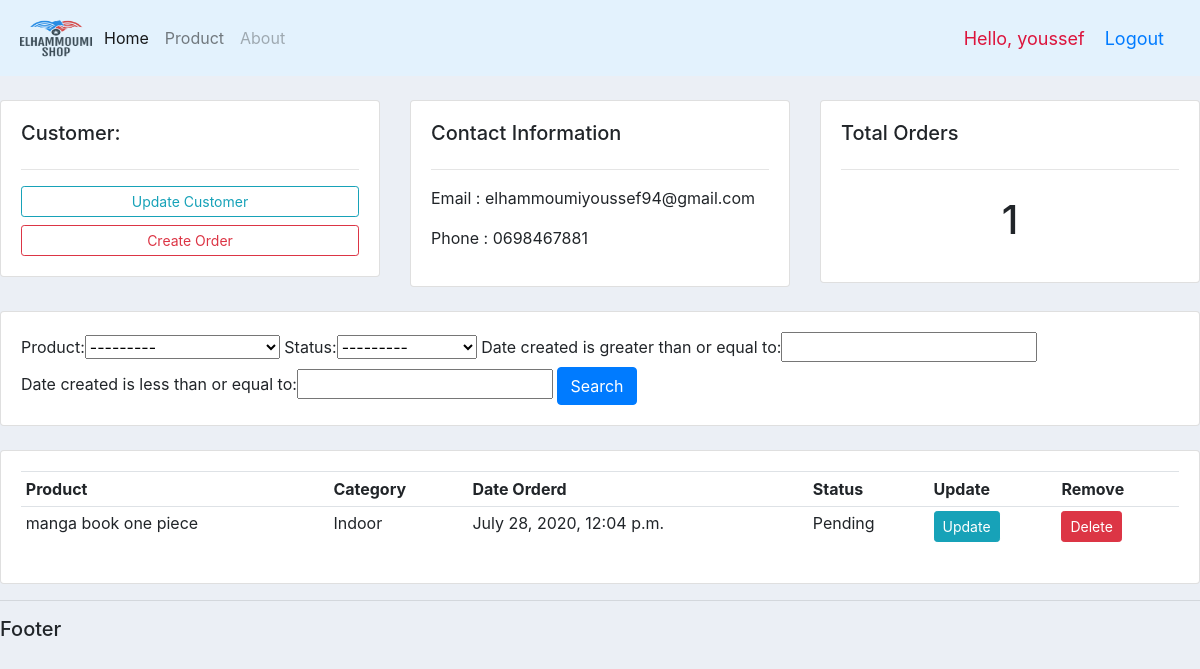
Page /customer/1 (signed in) on the committed database.
### account/models.py (models this page shows, shortened)
class Customer(models.Model):
    user = models.OneToOneField(User, null=True, blank=True, on_delete=models.CASCADE)
    name = models.CharField(max_length=200, null=True)
    phone = models.CharField(max_length=200, null=True)
    email = models.CharField(max_length=200, null=True)
    profil_img = models.ImageField(default='profil.png',null=True, blank=True)
    date_created = models.DateTimeField(auto_now_add=True, null=True)

class Order(models.Model):
    STATUS = (
        ('Pending', 'Pending'),
        ('Out for delivery', 'Out for delivery'),
        ('Delivered', 'Delivered'),
    )
    customer = models.ForeignKey(
        Customer, null=True, on_delete=models.SET_NULL)
    product = models.ForeignKey(Product, null=True, on_delete=models.SET_NULL)
    date_created = models.DateTimeField(auto_now_add=True, null=True)
    status = models.CharField(max_length=200, null=True, choices=STATUS)

class Product(models.Model):
    CATEGORY = (
        ('Indoor', 'Indoor'),
        ('Out Door', 'Out Door'),
    )
    name = models.CharField(max_length=200, null=True)
    price = models.FloatField(null=True)
    category = models.CharField(max_length=200, null=True, choices=CATEGORY)
    description = models.CharField(max_length=200, null=True)
    date_created = models.DateTimeField(auto_now_add=True, null=True)
    tags = models.ManyToManyField(Tag)
    def __str__(self):
        return self.name

### account/decorators.py (the view)
        def wrapper_func(request, *args, **kwargs):
            group = None
            if request.user.groups.exists():
                group = request.user.groups.all()[0].name
            if group in allowed_roles:
                return view_func(request, *args, **kwargs)
            else:
                return HttpResponse('You are not authorized to view this page')

### account/views.py (called while the page is built)
@login_required(login_url='login')
@allowed_users(allowed_roles=['admin'])
def customer(request, pk):
    customer = Customer.objects.get(id=pk)
    orders = customer.order_set.all()
    total_orders = orders.count()
    myfilter = Orderfilter(request.GET, queryset=orders)
    orders = myfilter.qs
    context = {'customer': customer, 'orders': orders,
               'total_orders': total_orders, 'myfilter': myfilter}
    return render(request, "customer.html", context)

### account/Templates/customer.html
{%  extends 'base.html' %}
{% block content %}
	<br>
<div class="row">
	<div class="col-md">
		<div class="card card-body">
			<h5>Customer:</h5>
			<hr>
			<a class="btn btn-outline-info  btn-sm btn-block" href="">Update Customer</a>
			<a class="btn btn-outline-danger  btn-sm btn-block" href="{% url 'createorder' customer.id %}">Create Order</a>
		</div>
	</div>
	<div class="col-md">
		<div class="card card-body">
			<h5>Contact Information</h5>
			<hr>
			<p>Email : {{customer.email}} </p>
			<p>Phone : {{customer.phone}}</p>
		</div>
	</div>
	<div class="col-md">
		<div class="card card-body">
			<h5>Total Orders</h5>
			<hr>
			<h1 style="text-align: center;padding: 10px">{{total_orders}}</h1>
		</div>
	</div>
</div>
<br>
<div class="row">
	<div class="col">
		<div class="card card-body">
			<form method="get">
				{{myfilter.form}}
		    <button class="btn btn-primary" type="submit">Search</button>
		  </form>
		</div>
	</div>
</div>
<br>
<div class="row">
	<div class="col-md">
		<div class="card card-body">
			<table class="table table-sm">
				<tr>
					<th>Product</th>
					<th>Category</th>
					<th>Date Orderd</th>
					<th>Status</th>
					<th>Update</th>
					<th>Remove</th>
				</tr>
				{% for o in orders %}
				<tr>
					<td>{{o.product}}</td>
					<td>{{o.product.category}}</td>
					<td>{{o.date_created}}</td>
					<td>{{o.status}}</td>
					<td><a class='btn btn-sm btn-info' href="{% url 'updateorder' o.id %}">Update</a></td>
					<td><a class="btn btn-sm btn-danger" href="{% url 'deleteorder' o.id %}">Delete</a></td>
				</tr>
				{% endfor %}
			</table>
		</div>
	</div>
</div>
{% endblock %}

### account/Templates/base.html (shortened to what this page needs)
<!DOCTYPE html>
{% load static %}
<html lang="en" dir="ltr">
  <head>
    <link
      rel="stylesheet"
      href="https://stackpath.bootstrapcdn.com/bootstrap/4.3.1/css/bootstrap.min.css"
    />
    <link rel="stylesheet" type="text/css" href={% static "css/base.css" %}/>
  </head>
  <body>
    <nav
      class="navbar navbar-expand-lg navbar-light"
      style="background-color: #e3f2fd;"
    >
      <img src={% static "images/logo.png" %} alt="Logo" width="80" height="60">
      <div class="collapse navbar-collapse" id="navbarNav">
        <ul class="navbar-nav">
          {% if request.user.is_staff %}
          <li class="nav-item active">
            <a class="nav-link" href="{% url 'Home' %}"
              >Home <span class="sr-only">(current)</span></a
            >
          </li>
          <li class="nav-item">
            <a class="nav-link" href="{% url 'product' %}">Product</a>
          </li>
          <li class="nav-item">
            <a
              class="nav-link disabled"
              href="#"
              tabindex="-1"
              aria-disabled="true"
              >About</a
            >
          </li>
          {% else %}
          <li class="nav-item">
             <a class="nav-link" href="{% url 'account' %}">Settings</a>
          </li>
          {% endif %}
        </ul>
      </div>
      <span class="go">Hello, {{request.user}} </span>
      <span class="go"><a href="{% url 'logout' %}">Logout</a></span>
    </nav>
    {% block content %} {% endblock content%}
    <hr />
    <h5>Footer</h5>
  </body>
</html>

### static/css/base.css (style rules this page uses)
body { background-color: #ebeff5; }
.go { font-size: 18px; color: crimson; margin-right: 20px; }

### rows in the picture
Customer: email "elhammoumiyoussef94@gmail.com", phone "0698467881"
Order: product "manga book one piece", product.category "Indoor", date_created "July 28, 2020, 12:04 p.m.", status "Pending"

### other values in the picture
{{ request.user }} "youssef"
{{ total_orders }} "1"
